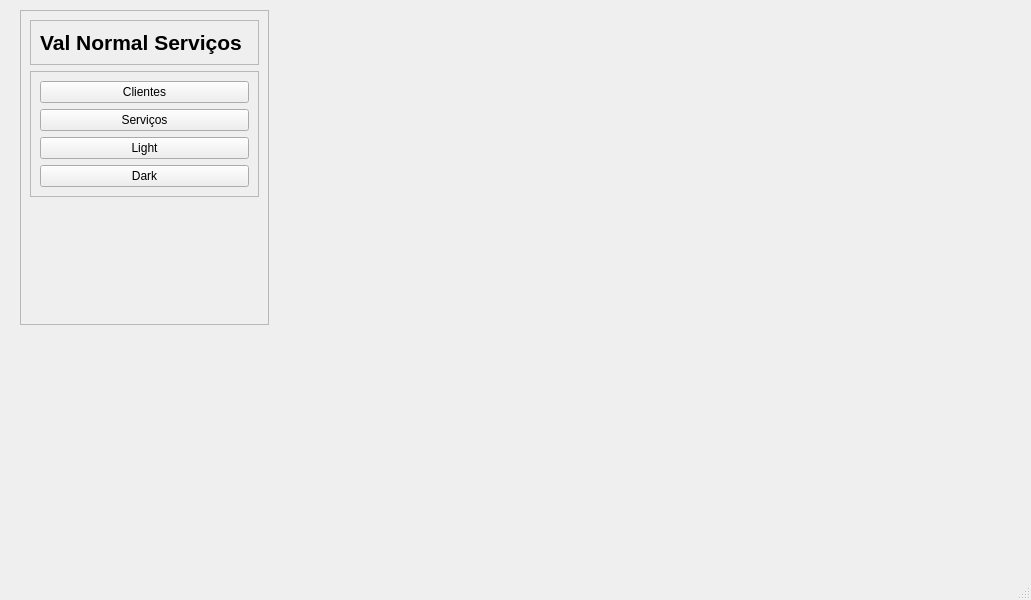
<?xml version="1.0" encoding="UTF-8"?>
<ui version="4.0">
 <class>MainWindow</class>
 <widget class="QMainWindow" name="MainWindow">
  <property name="geometry">
   <rect>
    <x>0</x>
    <y>0</y>
    <width>1031</width>
    <height>600</height>
   </rect>
  </property>
  <property name="windowTitle">
   <string>MainWindow</string>
  </property>
  <widget class="QWidget" name="centralwidget">
   <widget class="QFrame" name="frame_3">
    <property name="geometry">
     <rect>
      <x>20</x>
      <y>10</y>
      <width>249</width>
      <height>315</height>
     </rect>
    </property>
    <property name="frameShape">
     <enum>QFrame::StyledPanel</enum>
    </property>
    <property name="frameShadow">
     <enum>QFrame::Raised</enum>
    </property>
    <layout class="QVBoxLayout" name="verticalLayout_3">
     <item>
      <widget class="QFrame" name="frame">
       <property name="frameShape">
        <enum>QFrame::StyledPanel</enum>
       </property>
       <property name="frameShadow">
        <enum>QFrame::Raised</enum>
       </property>
       <layout class="QVBoxLayout" name="verticalLayout">
        <item>
         <widget class="QLabel" name="label">
          <property name="font">
           <font>
            <pointsize>16</pointsize>
            <weight>75</weight>
            <bold>true</bold>
           </font>
          </property>
          <property name="text">
           <string>Val Normal Serviços</string>
          </property>
         </widget>
        </item>
       </layout>
      </widget>
     </item>
     <item>
      <widget class="QFrame" name="frame_2">
       <property name="frameShape">
        <enum>QFrame::StyledPanel</enum>
       </property>
       <property name="frameShadow">
        <enum>QFrame::Raised</enum>
       </property>
       <layout class="QVBoxLayout" name="verticalLayout_2">
        <item>
         <widget class="QPushButton" name="pushButton">
          <property name="text">
           <string>Clientes</string>
          </property>
         </widget>
        </item>
        <item>
         <widget class="QPushButton" name="pushButton_2">
          <property name="text">
           <string>Serviços</string>
          </property>
         </widget>
        </item>
        <item>
         <widget class="QPushButton" name="pushButton_3">
          <property name="text">
           <string>Light</string>
          </property>
         </widget>
        </item>
        <item>
         <widget class="QPushButton" name="pushButton_4">
          <property name="text">
           <string>Dark</string>
          </property>
         </widget>
        </item>
       </layout>
      </widget>
     </item>
     <item>
      <spacer name="verticalSpacer">
       <property name="orientation">
        <enum>Qt::Vertical</enum>
       </property>
       <property name="sizeHint" stdset="0">
        <size>
         <width>20</width>
         <height>108</height>
        </size>
       </property>
      </spacer>
     </item>
    </layout>
   </widget>
   <widget class="QStackedWidget" name="stackedWidget">
    <property name="geometry">
     <rect>
      <x>270</x>
      <y>10</y>
      <width>751</width>
      <height>551</height>
     </rect>
    </property>
    <widget class="QWidget" name="page"/>
    <widget class="QWidget" name="page_2"/>
   </widget>
  </widget>
  <widget class="QMenuBar" name="menubar">
   <property name="geometry">
    <rect>
     <x>0</x>
     <y>0</y>
     <width>1031</width>
     <height>21</height>
    </rect>
   </property>
  </widget>
  <widget class="QStatusBar" name="statusbar"/>
 </widget>
 <resources/>
 <connections/>
</ui>
